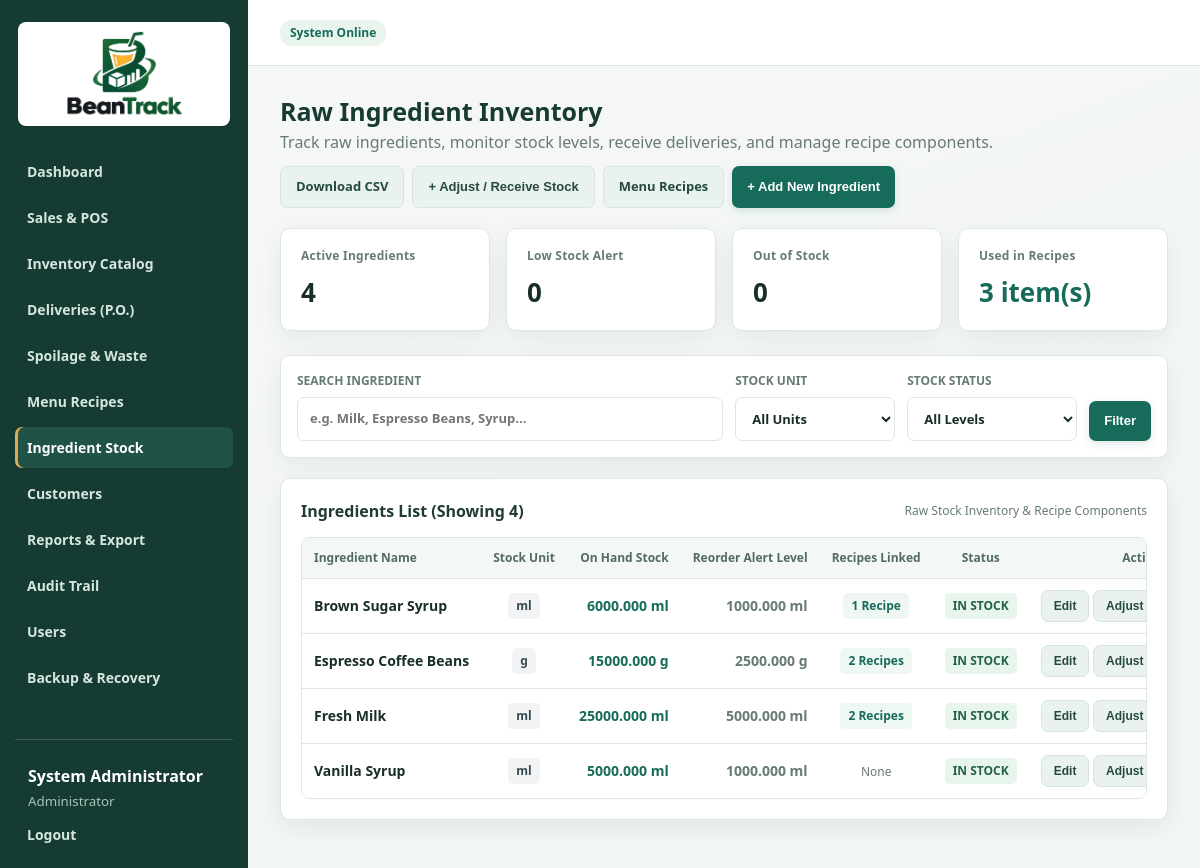
Page /ingredients.php (signed in) on the committed database.
### tables this page shows
CREATE TABLE `ingredients` (
  `id` INT(11) NOT NULL AUTO_INCREMENT,
  `name` VARCHAR(120) NOT NULL,
  `unit` VARCHAR(30) NOT NULL,
  `quantity` DECIMAL(12,3) NOT NULL DEFAULT 0.000,
  `reorder_level` DECIMAL(12,3) NOT NULL DEFAULT 0.000,
  `active` TINYINT(1) NOT NULL DEFAULT 1,
  `created_at` TIMESTAMP NOT NULL DEFAULT CURRENT_TIMESTAMP,
  PRIMARY KEY (`id`),
  UNIQUE KEY `uq_ingredient_name` (`name`)
);

### config.php (called while the page is built, shortened)
<?php
function e($v)
{
	return htmlspecialchars((string) $v, ENT_QUOTES, 'UTF-8');
}
function user_role()
{
	return $_SESSION['user']['role_name'] ?? '';
}

### ingredients.php (the view, shortened to what this page needs)
<?php
require 'config.php';
$role = user_role();
$isSupervisor = in_array($role, ['Supervisor', 'Administrator'], true);
$allActiveIngredients = $pdo->query("
    SELECT i.id, i.name, i.unit, i.quantity, i.reorder_level,
           COUNT(pri.product_id) AS recipe_count
    FROM ingredients i
    LEFT JOIN product_recipe_items pri ON pri.ingredient_id = i.id
    WHERE i.active=1
    GROUP BY i.id
    ORDER BY i.name ASC
")->fetchAll();
$lowCount = 0;
$outCount = 0;
$linkedCount = 0;
foreach ($allActiveIngredients as $item) {
    if ((int)$item['recipe_count'] > 0) $linkedCount++;
}
$search = trim($_GET['search'] ?? '');
$sql = "
    SELECT i.*,
           COUNT(pri.product_id) AS recipe_count
    FROM ingredients i
    LEFT JOIN product_recipe_items pri ON pri.ingredient_id = i.id
    WHERE i.active = 1
";
$params = [];
$sql .= " GROUP BY i.id ORDER BY i.name ASC";
$stmt = $pdo->prepare($sql);
$stmt->execute($params);
$ingredientsList = $stmt->fetchAll();
include 'partials/header.php';
?>
<div class="page-head" style="display:flex; justify-content:space-between; align-items:center; flex-wrap:wrap; gap:12px; margin-bottom:20px;">
    <div>
        <h2 style="margin:0 0 4px 0;">Raw Ingredient Inventory</h2>
        <p class="muted" style="margin:0;">Track raw ingredients, monitor stock levels, receive deliveries, and manage recipe components.</p>
    </div>
    <div style="display:flex; gap:8px;">
        <a class="btn secondary" href="ingredients.php?export=csv">Download CSV</a>
        <button class="btn secondary" type="button" onclick="openStockAdjustModal()">+ Adjust / Receive Stock</button>
        <a class="btn secondary" href="recipes.php">Menu Recipes</a>
        <?php if ($isSupervisor): ?>
            <button class="btn primary" type="button" onclick="openIngredientModal()">+ Add New Ingredient</button>
        <?php endif; ?>
    </div>
</div>
<div class="stats" style="margin-bottom:24px;">
    <div class="stat">
        <span>Active Ingredients</span>
        <strong><?= count($allActiveIngredients) ?></strong>
    </div>
    <div class="stat">
        <span>Low Stock Alert</span>
        <strong style="color:<?= $lowCount > 0 ? '#e65100' : 'var(--text)' ?>;"><?= $lowCount ?></strong>
    </div>
    <div class="stat">
        <span>Out of Stock</span>
        <strong style="color:<?= $outCount > 0 ? 'var(--danger)' : 'var(--text)' ?>;"><?= $outCount ?></strong>
    </div>
    <div class="stat">
        <span>Used in Recipes</span>
        <strong style="color:var(--primary);"><?= $linkedCount ?> item(s)</strong>
    </div>
</div>
<section class="card" style="margin-bottom:20px; padding:16px;">
    <form method="get" action="ingredients.php" style="display:flex; gap:12px; flex-wrap:wrap; align-items:flex-end;">
        <label style="flex:1; min-width:220px; margin:0;">
            <span style="font-size:12px; font-weight:600; text-transform:uppercase; color:var(--muted);">Search Ingredient</span>
            <input type="text" name="search" value="<?= e($search) ?>" placeholder="e.g. Milk, Espresso Beans, Syrup..." style="width:100%;">
        </label>
        <label style="width:160px; margin:0;">
            <span style="font-size:12px; font-weight:600; text-transform:uppercase; color:var(--muted);">Stock Unit</span>
            <select name="unit" style="width:100%;">
                <option value="">All Units</option>
            </select>
        </label>
        <label style="width:170px; margin:0;">
            <span style="font-size:12px; font-weight:600; text-transform:uppercase; color:var(--muted);">Stock Status</span>
            <select name="stock_status" style="width:100%;">
                <option value="">All Levels</option>
            </select>
        </label>
        <div style="display:flex; gap:8px;">
            <button class="btn primary" type="submit">Filter</button>
        </div>
    </form>
</section>
<section class="card">
    <div class="section-head" style="display:flex; justify-content:space-between; align-items:center; margin-bottom:14px;">
        <h3 style="margin:0;">Ingredients List (Showing <?= count($ingredientsList) ?>)</h3>
        <span class="muted" style="font-size:12px;">Raw Stock Inventory &amp; Recipe Components</span>
    </div>
    <div class="table-wrap" style="overflow-x:auto;">
        <table>
            <thead>
                <tr>
                    <th>Ingredient Name</th>
                    <th style="text-align:center;">Stock Unit</th>
                    <th style="text-align:right;">On Hand Stock</th>
                    <th style="text-align:right;">Reorder Alert Level</th>
                    <th style="text-align:center;">Recipes Linked</th>
                    <th style="text-align:center;">Status</th>
                    <th style="text-align:center;">Actions</th>
                </tr>
            </thead>
            <tbody>
                <?php if ($ingredientsList): ?>
                    <?php foreach ($ingredientsList as $ing): ?>
                        <?php
                        $stock = (float)$ing['quantity'];
                        $reorder = (float)$ing['reorder_level'];
                        $isOut = $stock <= 0;
                        $isLow = $stock <= $reorder && !$isOut;
                        $recipeCount = (int)$ing['recipe_count'];
                        ?>
                        <tr>
                            <td><strong><?= e($ing['name']) ?></strong></td>
                            <td style="text-align:center;">
                                <span class="badge" style="background:#f1f3f4; color:#37474f; font-weight:700;"><?= e($ing['unit']) ?></span>
                            </td>
                            <td style="text-align:right; font-weight:700; font-size:14px; color:<?= $isOut ? 'var(--danger)' : ($isLow ? '#e65100' : 'var(--primary)') ?>;">
                                <?= number_format($stock, 3, '.', '') ?> <?= e($ing['unit']) ?>
                            </td>
                            <td style="text-align:right; color:var(--muted); font-weight:600;">
                                <?= number_format($reorder, 3, '.', '') ?> <?= e($ing['unit']) ?>
                            </td>
                            <td style="text-align:center;">
                                <?php if ($recipeCount > 0): ?>
                                    <a href="recipes.php" class="badge" style="background:#eef7f2; color:#176b5b; font-weight:600; text-decoration:none;" title="View recipes using this component">
                                        <?= $recipeCount ?> Recipe<?= $recipeCount > 1 ? 's' : '' ?>
                                    </a>
                                <?php else: ?>
                                    <span class="muted" style="font-size:12px;">None</span>
                                <?php endif; ?>
                            </td>
                            <td style="text-align:center;">
                                <?php if ($isOut): ?>
                                    <span class="badge danger-badge" style="font-weight:700;">OUT OF STOCK</span>
                                <?php elseif ($isLow): ?>
                                    <span class="badge" style="background:#fff3e0; color:#e65100; font-weight:700;">LOW (≤ <?= number_format($reorder, 2) ?>)</span>
                                <?php else: ?>
                                    <span class="badge ok-badge">IN STOCK</span>
                                <?php endif; ?>
                            </td>
                            <td style="text-align:center; white-space:nowrap;">
                                <?php if ($isSupervisor): ?>
                                    <button class="btn secondary btn-sm" type="button"
                                            onclick="editIngredientModal(<?= htmlspecialchars(json_encode($ing), ENT_QUOTES, 'UTF-8') ?>)">
                                        Edit
                                    </button>
                                <?php endif; ?>
                                <button class="btn secondary btn-sm" type="button"
                                        onclick="quickAdjustIngredient(<?= (int)$ing['id'] ?>, '<?= e(addslashes($ing['name'])) ?>', '<?= e(addslashes($ing['unit'])) ?>')">
                                    Adjust / Receive
                                </button>
                            </td>
                        </tr>
                    <?php endforeach; ?>
                <?php else: ?>
                    <tr>
                        <td colspan="7" class="muted" style="text-align:center; padding:30px;">No ingredients found matching your search criteria.</td>
                    </tr>
                <?php endif; ?>
            </tbody>
        </table>
    </div>
</section>
<?php include 'partials/footer.php'; ?>

### assets/style.css (style rules this page uses)
:root { --bg: #f2f6f4; --card: #ffffff; --text: #192d29; --muted: #687a75; --line: #dce7e2; --primary: #176b5b; --primary2: #115445; --accent: #d29437; --success: #237553; --danger: #b74750; --shadow: 0 8px 24px rgba(26, 61, 51, .07) }
* { box-sizing: border-box }
body { margin: 0; font-family: Aptos, "Segoe UI", sans-serif; background: linear-gradient(160deg, #f6f8f7 0%, var(--bg) 70%); color: var(--text); line-height: 1.5 }
a { color: var(--primary); text-decoration: none; transition: color .16s ease, background-color .16s ease, border-color .16s ease }
.page-head { display: flex; align-items: center; justify-content: space-between; gap: 16px; margin-bottom: 22px }
.page-head h2 { margin: 0 0 4px; font-size: 25px; line-height: 1.2; font-weight: 750; color: #173b33 }
.page-head p { margin:0 }
.muted { color: var(--muted) }
.stats { display: grid; grid-template-columns: repeat(4, minmax(0, 1fr)); gap: 16px; margin-bottom: 20px }
.stats > *, .grid-two > * { min-width:0 }
.stat, .card { background: var(--card); border: 1px solid var(--line); border-radius: 10px; box-shadow: var(--shadow) }
.stat { padding: 18px 20px }
.stat span { display: block; color: var(--muted); font-size: 12px; font-weight: 650; letter-spacing: .02em }
.stat strong { display: block; font-size: 26px; margin-top: 8px }
.card { padding: 20px; margin-bottom: 18px }
.card h3 { margin: 0 0 15px; color: #203b35; font-size: 16px; font-weight: 700 }
.section-head { display: flex; justify-content: space-between; align-items: center; margin-bottom: 12px }
.section-head h3 { margin: 0 }
.table-wrap { overflow: auto; max-width: 100%; border: 1px solid var(--line); border-radius: 8px }
table { width: 100%; border-collapse: separate; border-spacing: 0; background: #fff }
th, td { text-align: left; padding: 11px 12px; border-bottom: 1px solid var(--line); font-size: 14px; white-space: nowrap }
th { color: #536a63; font-weight: 700; font-size: 12px; background: #f3f8f6; position: sticky; top: 0; z-index: 1 }
tbody tr:last-child td { border-bottom:0 }
td:last-child { white-space:normal }
label { font-size: 13px; font-weight: 600; color: #405b53; display: grid; gap: 7px }
input, select { width: 100%; padding: 11px 12px; border: 1px solid var(--line); border-radius: 7px; background: #fff; font: inherit; color: var(--text); min-height: 42px; transition: border-color .16s ease, box-shadow .16s ease }
.btn { border: 0; border-radius: 7px; padding: 10px 15px; font-weight: 700; cursor: pointer; display: inline-flex; align-items: center; justify-content: center; gap: 7px; min-height: 40px; font-size: 13px; transition: transform .14s ease, background-color .16s ease, box-shadow .16s ease }
.btn.primary { background: var(--primary); color: #fff; box-shadow: 0 3px 8px rgba(23, 107, 91, .15) }
.btn.secondary { background: #eaf2ef; color: #254a40; border: 1px solid #d7e5df }
.badge { display: inline-block; padding: 4px 8px; border-radius: 5px; font-size: 12px; font-weight: 700 }
.badge.paid, .badge.ok-badge { background: #e8f5ed; color: #236246 }
.btn-sm { min-height: 32px; height: 32px; padding: 4px 10px; font-size: 12px; }
.btn-sm { min-height: 32px; padding: 6px 12px; font-size: 12px; }

### rows in the picture
ingredients: name "Brown Sugar Syrup", unit "ml", quantity "6000.000", reorder_level "1000.000", recipeCount "1", shows "IN STOCK"
ingredients: name "Espresso Coffee Beans", unit "g", quantity "15000.000", reorder_level "2500.000", recipeCount "2", shows "IN STOCK"
ingredients: name "Fresh Milk", unit "ml", quantity "25000.000", reorder_level "5000.000", recipeCount "2", shows "IN STOCK"
ingredients: name "Vanilla Syrup", unit "ml", quantity "5000.000", reorder_level "1000.000", shows "None", shows "IN STOCK"

### other values in the picture
$_SESSION['user']['name'] "System Administrator"
$role "Administrator"
count($allActiveIngredients) "4"
$lowCount "0"
$outCount "0"
$linkedCount "3"
count($ingredientsList) "4"
